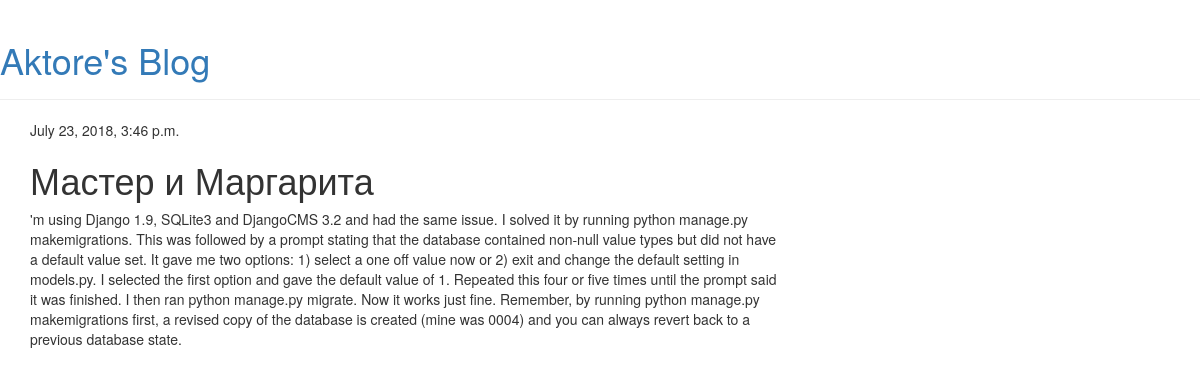
The app's page /post/1/ with its own data.
### blog/models.py (models this page shows, shortened)
class Post(models.Model):
    auth = models.ForeignKey('auth.User',on_delete=models.CASCADE)
    title = models.CharField(max_length=200)
    text = models.TextField()
    created_date = models.DateTimeField(default=timezone.now)
    published_date = models.DateTimeField(blank=True, null=True)

### blog/views.py (the view)
# urls.py: url(r'^post/(?P<pk>\d+)/$', views.post_detail, name='post_detail'),
def post_detail(request, pk):
    post = get_object_or_404(Post, pk=pk)
    return render(request, 'blog/post_detail.html', {'post': post})

### blog/templates/blog/post_detail.html
{% extends 'blog/base.html' %}
{% block content %}
    <div class="post">
        {% if post.published_date %}
            <div class="date">
                {{ post.published_date }}
            </div>
        {% endif %}
        <h1>{{ post.title }}</h1>
        <p>{{ post.text|linebreaksbr }}</p>
    </div>
{% endblock %}

### records on screen
Post: published_date "July 23, 2018, 3:46 p.m.", title "Мастер и Маргарита", text "'m using Django 1.9, SQLite3 and DjangoCMS 3.2 and had the same issue. I solved it by running python manage.py makemigrations. This was followed by a prompt stating that the database contained non-null value types but did not have a default value set. It gave me two options: 1) select a one off value now or 2) exit and change the default setting in models.py. I selected the first option and gave the default value of 1. Repeated this four or five times until the prompt said it was finished. I then ran python manage.py migrate. Now it works just fine. Remember, by running python manage.py makemigrations first, a revised copy of the database is created (mine was 0004) and you can always revert…"
